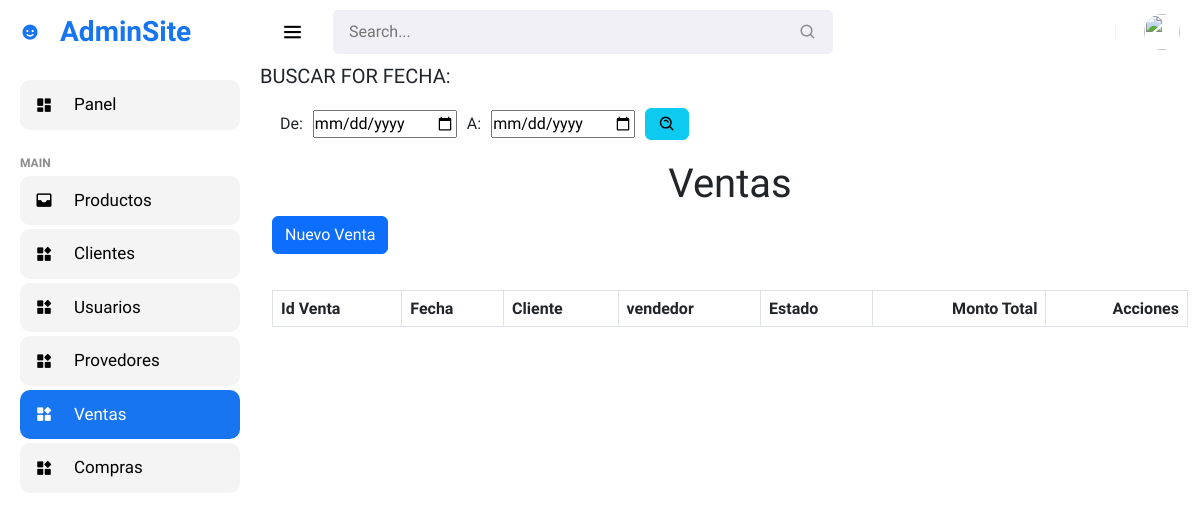
Page /page/admin/ventas/index.php (signed in) on the earlier database version.
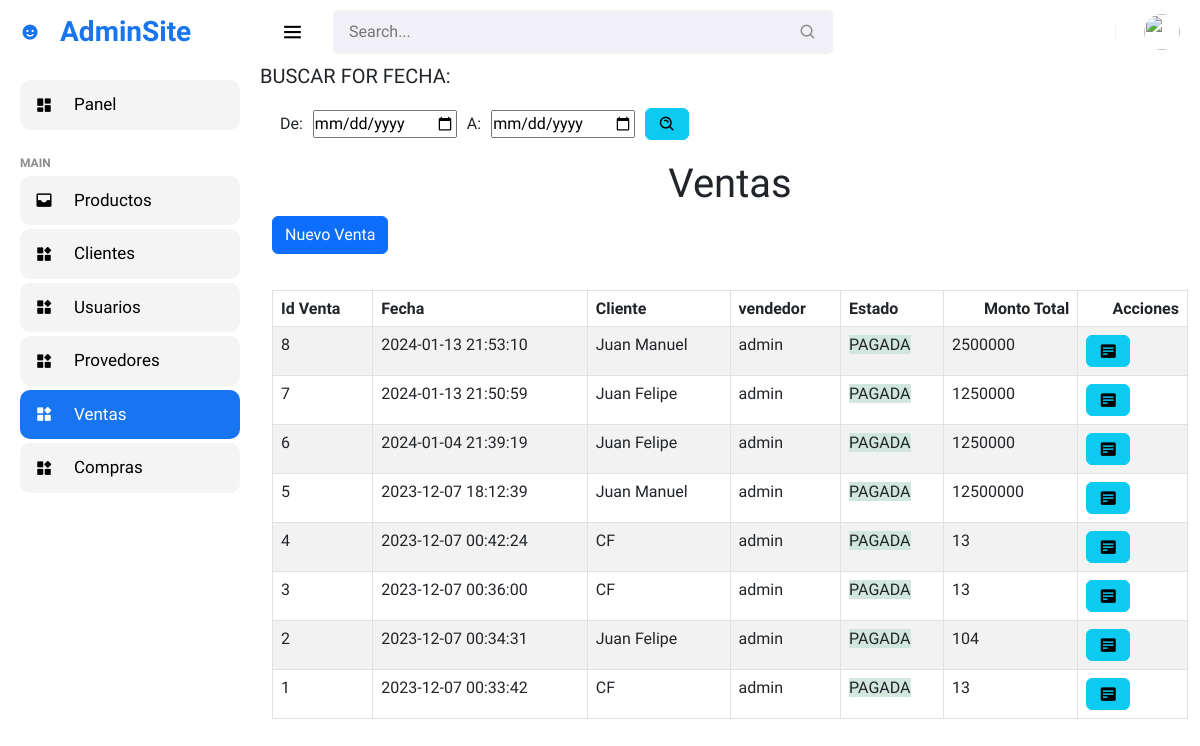
Same page on the later database version.
### tables this page shows
CREATE TABLE `facturas` (
  `Id_factura` int(11) NOT NULL,
  `fecha` datetime NOT NULL DEFAULT current_timestamp(),
  `usuario` int(11) NOT NULL,
  `cliente` int(11) NOT NULL,
  `totalfactura` int(11) NOT NULL,
  `estatus` int(11) NOT NULL DEFAULT 1
);

CREATE TABLE `clientes` (
  `Id` int(11) NOT NULL,
  `cedula` int(11) NOT NULL,
  `nombre` varchar(50) NOT NULL,
  `apellido` varchar(50) NOT NULL,
  `correo` varchar(50) NOT NULL,
  `Telefono` int(10) UNSIGNED NOT NULL
);

CREATE TABLE `usuarios` (
  `id` int(11) NOT NULL,
  `usuario` varchar(25) NOT NULL,
  `correo` varchar(30) NOT NULL,
  `contraseña` varchar(30) NOT NULL,
  `rol` int(11) NOT NULL
);

### page/admin/ventas/index.php (the view, shortened to what the changed rows need)
<html>
</html>
<?php
include '../../../conexion/conexion.php';
?>
<!DOCTYPE html>
<html lang="es">
<head>
    <link href='https://unpkg.com/boxicons@2.0.9/css/boxicons.min.css' rel='stylesheet'>
    <link rel="stylesheet" href="../assets/bootstrap/css/bootstrap.css">
    <link rel="stylesheet" href="../assets/css/style.css">
    <link rel="stylesheet" href="style.css">
    <link href="https://cdn.jsdelivr.net/npm/bootstrap@5.2.3/dist/css/bootstrap.min.css" rel="stylesheet">
    <link href="https://getbootstrap.com/docs/5.2/assets/css/docs.css" rel="stylesheet">
</head>
<body>
    <section id="content">
        <div class="container">
            <h1 class="page-header text-center">Ventas</h1>
            <div class="row">
                <div class="col-12 mt-3">
                    <table class="table table-bordered table-striped" style="margin-top:20px;">
                        <thead>
                            <tr>
                                <th class="">Id Venta</th>
                                <th class="">Fecha</th>
                                <th class="">Cliente</th>
                                <th class="">vendedor</th>
                                <th class="">Estado</th>
                                <th class="textright">Monto Total</th>
                                <th class="textright">Acciones</th>
                            </tr>
                        </thead>
                        <tbody>
                            <?php
                            $sql = "SELECT f.Id_factura, f.fecha, f.cliente, f.totalfactura, f.estatus,
                            u.usuario as usuario,
                            cl.nombre as cliente
                            from facturas f
                            INNER JOIN usuarios u
                            on f.usuario = u.id
                            inner join clientes cl
                            on f.cliente = cl.Id
                            where f.estatus != 10
                            order by f.fecha DESC";
                            $query = mysqli_query($con, $sql);
							while ($mostrar = $query->fetch_assoc()) {
                                if ($mostrar['estatus'] == 1) {
                                    $estado = '<span class="bg-success-subtle">PAGADA</span>';
                                } else {
                                    $estado = '<span class="bg-danger-subtle">ANULADA</span>';
                                }
                                ?>
                            <tr id="row_<?php echo $mostrar['Id_factura'];?>">
                                <td class="">
                                    <?php echo $mostrar['Id_factura'] ?>
                                </td>
                                <td class="">
                                    <?php echo $mostrar['fecha'] ?>
                                </td>
                                <td class="">
                                    <?php echo $mostrar['cliente'] ?>
                                </td>
                                <td class="">
                                    <?php echo $mostrar['usuario']?>
                                </td>
                                <td class="">
                                    <?php echo $estado?>
                                </td>
                                <td class="">
                                    <?php echo $mostrar['totalfactura'] ?>
                                </td>
                                <td>
                                    <div class="div_acciones">
                                    <div>
                                    <button class="btn btn-info view_factura" type="button" cl="<?php echo $mostrar['Id'];?>"  f="<?php echo $mostrar['Id_factura'];?>"><i class='bx bxs-detail'></i></button>
                                    </div>
                                    </div>
                                </td>
                            </tr>
                            <?php
							}
							?>
                        </tbody>
                    </table>
                </div>
            </div>
</body>
</html>

Differences in the rows shown:
added facturas: Id_factura "8", fecha "2024-01-13 21:53:10", cliente.nombre "Juan Manuel", usuario.usuario "admin", estatus "PAGADA", totalfactura "2500000"
added facturas: Id_factura "7", fecha "2024-01-13 21:50:59", cliente.nombre "Juan Felipe", usuario.usuario "admin", estatus "PAGADA", totalfactura "1250000"
added facturas: Id_factura "6", fecha "2024-01-04 21:39:19", cliente.nombre "Juan Felipe", usuario.usuario "admin", estatus "PAGADA", totalfactura "1250000"
added facturas: Id_factura "5", fecha "2023-12-07 18:12:39", cliente.nombre "Juan Manuel", usuario.usuario "admin", estatus "PAGADA", totalfactura "12500000"
added facturas: Id_factura "4", fecha "2023-12-07 00:42:24", cliente.nombre "CF", usuario.usuario "admin", estatus "PAGADA", totalfactura "13"
added facturas: Id_factura "3", fecha "2023-12-07 00:36:00", cliente.nombre "CF", usuario.usuario "admin", estatus "PAGADA", totalfactura "13"
added facturas: Id_factura "2", fecha "2023-12-07 00:34:31", cliente.nombre "Juan Felipe", usuario.usuario "admin", estatus "PAGADA", totalfactura "104"
added facturas: Id_factura "1", fecha "2023-12-07 00:33:42", cliente.nombre "CF", usuario.usuario "admin", estatus "PAGADA", totalfactura "13"
